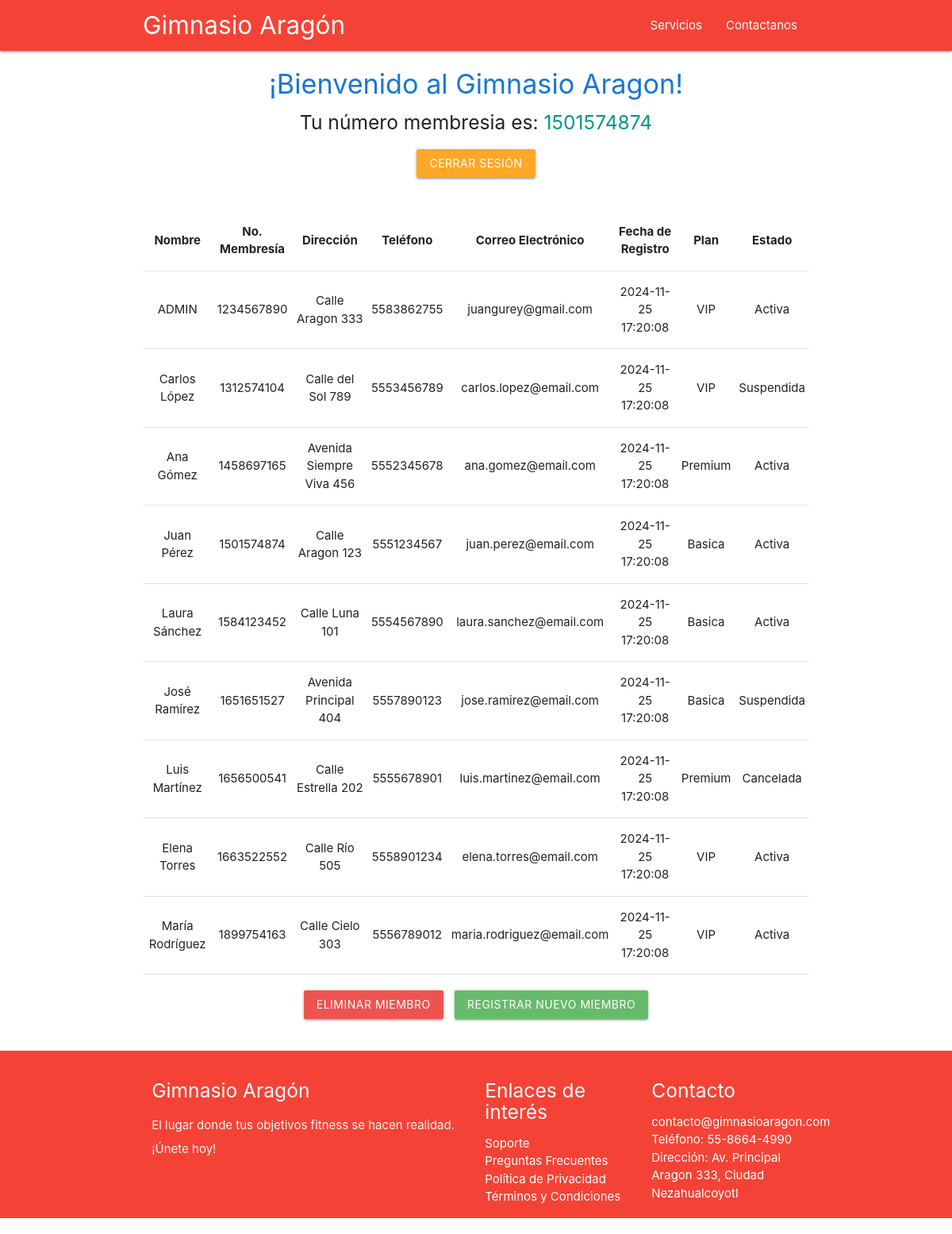
Page /principal.php (signed in) on the committed database.
### tables this page shows
CREATE TABLE `miembro`(
        `id_miembro` INT(10) NOT NULL,
        `nombre` TEXT NOT NULL,
        `direccion` TEXT NOT NULL,
        `telefono` VARCHAR(10) NOT NULL,
        `email` TEXT NOT NULL,
        `fecha_nacimiento` DATE NOT NULL,
        `fecha_registro` DATETIME NOT NULL DEFAULT CURRENT_TIMESTAMP,
        `tipo_membresia` VARCHAR(20) NOT NULL COMMENT 'Ejemplo: Basica, Premium, VIP',
        `estado_cuenta` VARCHAR(15) NOT NULL DEFAULT 'Activa' COMMENT 'Activa, Suspendida, Cancelada',
        `password` VARCHAR(20) NOT NULL,
        
        PRIMARY KEY (`id_miembro`)
);

### principal.php (the view, shortened to what this page needs)
<?php include "./header.php"; ?>
<?php
$id_miembro = $_SESSION['id_miembro'];
echo "<div class='container center-align' style='margin-top: 20px;'>
        <h4 class='blue-text text-darken-2'>¡Bienvenido al Gimnasio Aragon!</h4>
        <h5>Tu número membresia es: <span class='teal-text'>$id_miembro</span></h5>
      </div>";
echo "<div class='container center-align' style='margin-top: 20px;'>
        <a href='Control/exit.php' class='btn waves-effect waves-light orange lighten-1'>Cerrar Sesión</a>
      </div>";
require "./Control/conexion.php";
mysqli_set_charset($conexion, 'utf8');
$consulta_sql = "SELECT * FROM miembro";
$resultado = $conexion->query($consulta_sql);
echo "<div class='container' style='overflow-x:auto; margin-top: 20px;'>
        <table class='highlight bordered responsive-table centered'>
            <thead>
                <tr>
                    <th>Nombre</th>
                    <th>No. Membresía</th>
                    <th>Dirección</th>
                    <th>Teléfono</th>
                    <th>Correo Electrónico</th>
                    <th>Fecha de Registro</th>
                    <th>Plan</th>
                    <th>Estado</th>
                </tr>
            </thead>
            <tbody>";
if (mysqli_num_rows($resultado) > 0) {
    while ($row = mysqli_fetch_assoc($resultado)) {
        echo "<tr>
                <td>" . htmlspecialchars($row['nombre']) . "</td>
                <td>" . htmlspecialchars($row['id_miembro']) . "</td>
                <td>" . htmlspecialchars($row['direccion']) . "</td>
                <td>" . htmlspecialchars($row['telefono']) . "</td>
                <td>" . htmlspecialchars($row['email']) . "</td>
                <td>" . htmlspecialchars($row['fecha_registro']) . "</td>
                <td>" . htmlspecialchars($row['tipo_membresia']) . "</td>
                <td>" . htmlspecialchars($row['estado_cuenta']) . "</td>
              </tr>";
    }
} else {
    echo "<h5 class='center-align red-text'>No hay registros disponibles</h5>";
}
echo "  </tbody>
      </table>
    </div>";
echo "<div class='container center-align' style='margin-top: 20px;'>
        <a href='eliminarUsuario.php' class='btn waves-effect waves-light red lighten-1' style='margin-right: 10px;'>Eliminar Miembro</a>
        <a href='registro.php' class='btn waves-effect waves-light green lighten-1'>Registrar Nuevo Miembro</a>
      </div>";
?>
<?php include "./footer.php"; ?>

### rows in the picture
miembro: nombre "ADMIN", id_miembro "1234567890", direccion "Calle Aragon 333", telefono "5583862755", email "juangurey@gmail.com", fecha_registro "2024-11-25 17:20:08", tipo_membresia "VIP", estado_cuenta "Activa"
miembro: nombre "Carlos López", id_miembro "1312574104", direccion "Calle del Sol 789", telefono "5553456789", email "carlos.lopez@email.com", fecha_registro "2024-11-25 17:20:08", tipo_membresia "VIP", estado_cuenta "Suspendida"
miembro: nombre "Ana Gómez", id_miembro "1458697165", direccion "Avenida Siempre Viva 456", telefono "5552345678", email "ana.gomez@email.com", fecha_registro "2024-11-25 17:20:08", tipo_membresia "Premium", estado_cuenta "Activa"
miembro: nombre "Juan Pérez", id_miembro "1501574874", direccion "Calle Aragon 123", telefono "5551234567", email "juan.perez@email.com", fecha_registro "2024-11-25 17:20:08", tipo_membresia "Basica", estado_cuenta "Activa"
miembro: nombre "Laura Sánchez", id_miembro "1584123452", direccion "Calle Luna 101", telefono "5554567890", email "laura.sanchez@email.com", fecha_registro "2024-11-25 17:20:08", tipo_membresia "Basica", estado_cuenta "Activa"
miembro: nombre "José Ramírez", id_miembro "1651651527", direccion "Avenida Principal 404", telefono "5557890123", email "jose.ramirez@email.com", fecha_registro "2024-11-25 17:20:08", tipo_membresia "Basica", estado_cuenta "Suspendida"
miembro: nombre "Luis Martínez", id_miembro "1656500541", direccion "Calle Estrella 202", telefono "5555678901", email "luis.martinez@email.com", fecha_registro "2024-11-25 17:20:08", tipo_membresia "Premium", estado_cuenta "Cancelada"
miembro: nombre "Elena Torres", id_miembro "1663522552", direccion "Calle Río 505", telefono "5558901234", email "elena.torres@email.com", fecha_registro "2024-11-25 17:20:08", tipo_membresia "VIP", estado_cuenta "Activa"
miembro: nombre "María Rodríguez", id_miembro "1899754163", direccion "Calle Cielo 303", telefono "5556789012", email "maria.rodriguez@email.com", fecha_registro "2024-11-25 17:20:08", tipo_membresia "VIP", estado_cuenta "Activa"

### other values in the picture
$id_miembro "1501574874"
